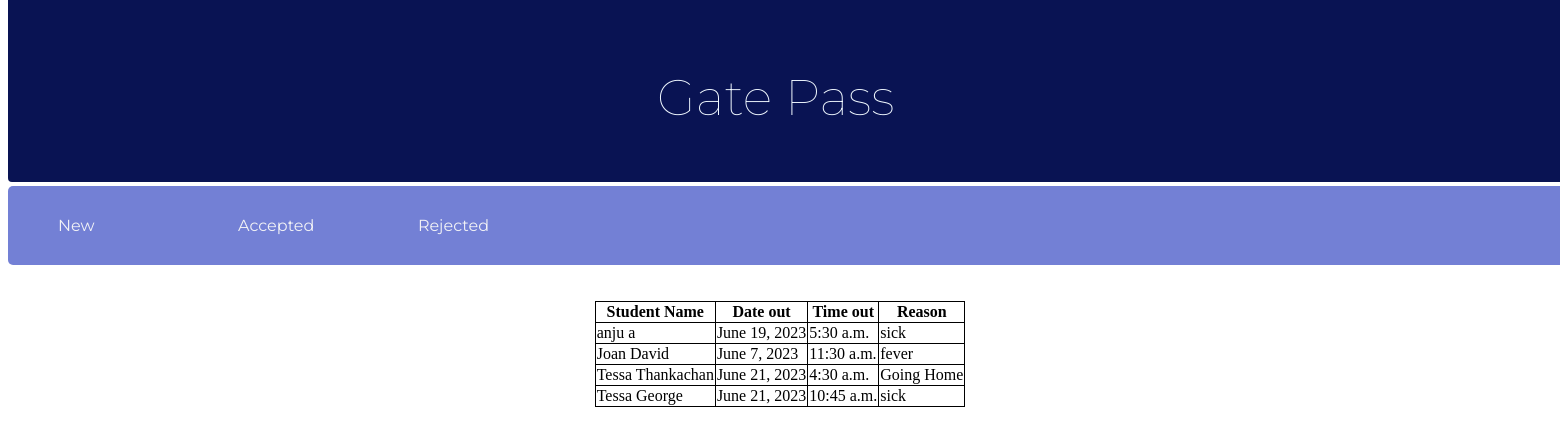
The page /accepted on the database its author committed.
### app6/models.py (models this page shows)
class Gatepasses(models.Model):
    option=(
        ('1','accepted'),
        ('0','rejected'),
    )
    fname = models.CharField(max_length=25)
    lname = models.CharField(max_length=25)
    stud_id=models.CharField(max_length=10,null=False,blank=False)
    date_out=models.DateField(null=True)
    time_out=models.TimeField(null=True)
    reason=models.CharField(max_length=200)
    status=models.CharField(max_length=10)
    warden_approve=models.CharField(max_length=3,choices=option)
    date_in=models.DateField(null=True)
    time_in=models.TimeField(null=True)
    users=models.ForeignKey(Student,on_delete=models.CASCADE)

### app6/views.py (the view)
# urls.py: path('accepted',views.accepted),
def accepted(request):
    new=Gatepasses.objects.filter(warden_approve='1').all()
    dic={'new':new}
    return render(request,'Warden/Accepted.html',dic)

### app6/templates/Warden/Accepted.html (shortened to what this page needs)
<!DOCTYPE html>
<html lang="en">
<head>
</head>
<body>
    <div class="main">
         <p>Gate Pass</p>
    </div>
    <nav>
        <ul>
            <li><a href="newgatereq">New</a></li>
            <li><a href="accepted">Accepted</a></li>
            <li><a href="rejected">Rejected</a></li>
        </ul>
    </nav>
    <br>
    <br>
    <table  class="center">
        <tr>
            <th>Student Name</th>
            <th>Date out</th>
            <th>Time out</th>
            <th>Reason</th>
        </tr>
        {% for i in new %}
        <tr>
            <td>{{i.fname}} {{i.lname}}</td>
            <td>{{i.date_out}}</td>
            <td>{{i.time_out}}</td>
            <td>{{i.reason}}</td>
        </tr>
        {% endfor %}
   </table>
</body>
</html>

### app6/templates/Warden/Accepted.html (style rules this page uses)
.main { width:100%; height:100px; background-color: #091353; border-radius:4px; margin-top:-40px; color:aliceblue ; padding:57px; font-size: 20px; bottom:500px; font-family: 'Montserrat', sans-serif; }
p { color:aliceblue ; font-size: 50px; font-weight:100; position: absolute; top:0px; left: 640px; padding:17px; font-family: 'Montserrat', sans-serif; }
nav { width:102rem; height:20%; background-color:#7380d5; margin-top: 4px; overflow:auto; border-radius: 5px; }
ul { padding:0; margin:0 0 0 15px; list-style: none; }
li { float:left; padding: 10px; }
nav a { width:110px; height:10%; display:block; padding:20px 25px; text-decoration:none; font-family:'Montserrat', sans-serif; color:rgb(242, 242, 246); align-items: center; }
.center { margin-left: auto; margin-right: auto; }
table, th, td { border: 1px solid black; border-collapse: collapse; }

### rows shown on the page
Gatepasses: fname "anju", lname "a", date_out "June 19, 2023", time_out "5:30 a.m.", reason "sick"
Gatepasses: fname "Joan", lname "David", date_out "June 7, 2023", time_out "11:30 a.m.", reason "fever"
Gatepasses: fname "Tessa", lname "Thankachan", date_out "June 21, 2023", time_out "4:30 a.m.", reason "Going Home"
Gatepasses: fname "Tessa", lname "George", date_out "June 21, 2023", time_out "10:45 a.m.", reason "sick"
